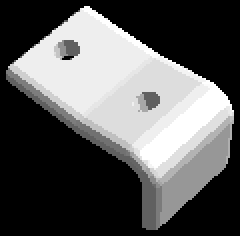
//> input picture GetMask/build/r400num527gamma0.bmp, 120 x 118 px (shown 2 times larger)
$ ./main   (built with g++ and OpenCV 4)
//> lines starting //> are read from the running program, lines starting //| are printed output that depends on the picture; after the words box and inside, x2 and y2 are one past the last pixel; in counts of white or black regions, pixels touching at a corner belong together
#include <iostream>
#include <opencv2/imgproc.hpp>
#include <opencv2/imgcodecs.hpp>
#include <opencv2/highgui/highgui.hpp>
#include <opencv2/photo.hpp>
#include <math.h>

using namespace std;
using namespace cv;
const int PI = 3.1415926;

//去除二值图像边缘的突出部
//uthreshold、vthreshold分别表示突出部的宽度阈值和高度阈值
//type代表突出部的颜色，0表示黑色，1代表白色
void delete_jut(Mat& src, Mat& dst, int uthreshold, int vthreshold, int type)
{
    int threshold;
    src.copyTo(dst);
    int height = dst.rows;
    int width = dst.cols;
    int k;  //用于循环计数传递到外部
    for (int i = 0; i < height - 1; i++)
    {
        uchar* p = dst.ptr<uchar>(i);
        for (int j = 0; j < width - 1; j++)
        {
            if (type == 0)
            {
                //行消除
                if (p[j] == 255 && p[j + 1] == 0)
                {
                    if (j + uthreshold >= width)
                    {
                        for (int k = j + 1; k < width; k++)
                            p[k] = 255;
                    }
                    else
                    {
                        for (k = j + 2; k <= j + uthreshold; k++)
                        {
                            if (p[k] == 255) break;
                        }
                        if (p[k] == 255)
                        {
                            for (int h = j + 1; h < k; h++)
                                p[h] = 255;
                        }
                    }
                }
                //列消除
                if (p[j] == 255 && p[j + width] == 0)
                {
                    if (i + vthreshold >= height)
                    {
                        for (k = j + width; k < j + (height - i)*width; k += width)
                            p[k] = 255;
                    }
                    else
                    {
                        for (k = j + 2 * width; k <= j + vthreshold*width; k += width)
                        {
                            if (p[k] == 255) break;
                        }
                        if (p[k] == 255)
                        {
                            for (int h = j + width; h < k; h += width)
                                p[h] = 255;
                        }
                    }
                }
            }
            else  //type = 1
            {
                //行消除
                if (p[j] == 0 && p[j + 1] == 255)
                {
                    if (j + uthreshold >= width)
                    {
                        for (int k = j + 1; k < width; k++)
                            p[k] = 0;
                    }
                    else
                    {
                        for (k = j + 2; k <= j + uthreshold; k++)
                        {
                            if (p[k] == 0) break;
                        }
                        if (p[k] == 0)
                        {
                            for (int h = j + 1; h < k; h++)
                                p[h] = 0;
                        }
                    }
                }
                //列消除
                if (p[j] == 0 && p[j + width] == 255)
                {
                    if (i + vthreshold >= height)
                    {
                        for (k = j + width; k < j + (height - i)*width; k += width)
                            p[k] = 0;
                    }
                    else
                    {
                        for (k = j + 2 * width; k <= j + vthreshold*width; k += width)
                        {
                            if (p[k] == 0) break;
                        }
                        if (p[k] == 0)
                        {
                            for (int h = j + width; h < k; h += width)
                                p[h] = 0;
                        }
                    }
                }
            }
        }
    }

    blur(src, dst, Size(11, 11));
    for (int i = 0; i < height; i++)
    {
        uchar* p = dst.ptr<uchar>(i);
        for (int j = 0; j < width; j++)
        {
            if (p[j] < 128)
                p[j] = 0;
            else p[j] = 255;
        }
    }
}

Mat maxArea(Mat src)
{
    vector<vector<cv::Point>> contours ;
    vector<vector<cv::Point>> maxContours;
    cv::findContours(src,contours,CV_RETR_EXTERNAL,CV_CHAIN_APPROX_NONE);
    double maxArea = 0;
    vector<cv::Point> maxContour;
    for(size_t i = 0; i < contours.size(); i++)
    {
        double area = cv::contourArea(contours[i]);
        if (area > maxArea)
        {
            maxArea = area;
            maxContour = contours[i];
        }
    }
    maxContours.push_back(maxContour);

    Mat dst = Mat::zeros(src.rows, src.cols, CV_8UC1);
    drawContours(dst, maxContours, 0, Scalar(255), CV_FILLED);

    return dst;

}
int main() {
    string image_name = "r400num527gamma0.bmp";
    string image_name2 = "r400num527gamma0.jpg";
    Mat src, lab, hsv;
    src = imread(image_name);
//> src is the input picture: 118 rows x 120 cols, CV_8UC3; min 0, max 255, mean 91.1
    cvtColor(src, lab, COLOR_BGR2Lab);
//> lab: 118 rows x 120 cols, CV_8UC3; mean of channels 0, 1, 2 92.9, 128, 128
    cvtColor(src, hsv, COLOR_BGR2HSV);
//> hsv: 118 rows x 120 cols, CV_8UC3; mean H, S, V 0, 0, 91.1

    int rows = lab.rows;
//> rows = 118
    int cols = lab.cols;
//> cols = 120

    Mat dst1(rows, cols, CV_8UC1);
    Mat dst2(rows, cols, CV_8UC1);

    for(int i = 0; i < rows; i++) {
        for(int j = 0; j < cols; j++) {
            float L = lab.at<Vec3b>(i, j)[0];
            L = L * 255. / 100.;

            float H = hsv.at<Vec3b>(i, j)[0];
            float S = hsv.at<Vec3b>(i, j)[1];
            float V = hsv.at<Vec3b>(i, j)[2];


// [9 lines of commented-out code are left out]

            dst1.at<uchar>(i, j) = L;
            dst2.at<uchar>(i, j) = V;
        }
    }
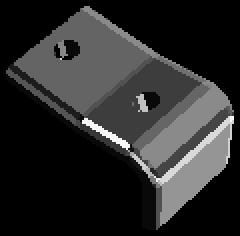
//> dst1: 118 rows x 120 cols, CV_8UC1 (shown 2 times larger); min 0, max 251, mean 43.2

    threshold(dst1, dst1, 0, 255, CV_THRESH_OTSU);
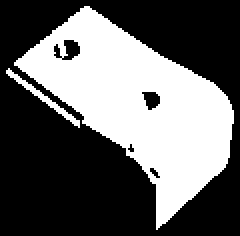
//> dst1: 118 rows x 120 cols, CV_8UC1 (shown 2 times larger); 38.7% white; 2 white regions, box (x1, y1, x2, y2) and area: (7, 3, 117, 115) 5341, (3, 34, 40, 64) 135
    Mat element = getStructuringElement(MORPH_RECT, Size(3, 3));
    Mat out;
    dilate(dst1, dst1, element);
    erode(dst1,dst1, element);
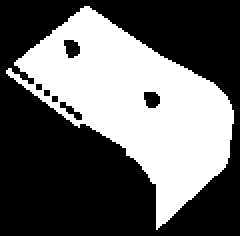
//> dst1: 118 rows x 120 cols, CV_8UC1 (shown 2 times larger); 39.3% white; 1 white region, box (x1, y1, x2, y2) and area: (3, 3, 117, 115) 5559


    threshold(dst2, dst2, 0 , 255, CV_THRESH_OTSU);
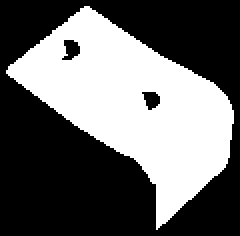
//> dst2: 118 rows x 120 cols, CV_8UC1 (shown 2 times larger); 40.5% white; 1 white region

    dst1 = maxArea(dst1);
//> in maxArea, `cv::findContours(src,contours,CV_RETR_EXTERNAL,CV_CHAIN_APPROX_NONE);`: contours = 1 contour; box (x1, y1, x2, y2) and area: (3, 3, 117, 115) 5572
//> the loop in maxArea, `for(size_t i = 0; i < contours.size(); i++)` made 1 pass
//> (area, maxArea) on pass 1: (5572, 5572)
//> after the loop in maxArea, `for(size_t i = 0; i < contours.size(); i++)`: maxArea = 5572; maxContour = contour of 316 points, box (x1, y1, x2, y2) (3, 3, 117, 115), area 5572
//> in maxArea, `maxContours.push_back(maxContour);`: maxContours has the same summary as contours
//> in maxArea, `drawContours(dst, maxContours, 0, Scalar(255), CV_FILLED);`: dst: 118 rows x 120 cols, CV_8UC1; 40.5% white; 1 white region
    dst2 = maxArea(dst2);
//> in maxArea (call 2), `cv::findContours(src,contours,CV_RETR_EXTERNAL,CV_CHAIN_APPROX_NONE);`: contours = 1 contour; box (x1, y1, x2, y2) and area: (3, 3, 117, 115) 5714
//> the loop in maxArea (call 2), `for(size_t i = 0; i < contours.size(); i++)` made 1 pass
//> (area, maxArea) on pass 1: (5713.5, 5713.5)
//> in maxArea (call 2), `maxContours.push_back(maxContour);`: maxContours has the same summary as contours
//> in maxArea (call 2), `drawContours(dst, maxContours, 0, Scalar(255), CV_FILLED);`: dst: 118 rows x 120 cols, CV_8UC1; 41.4% white; 1 white region, box (x1, y1, x2, y2) and area: (3, 3, 117, 115) 5857


    Mat final1;

    delete_jut(dst1, final1, 3, 3, 1);
//> after the loop in delete_jut, `for (int i = 0; i < height - 1; i++)`:
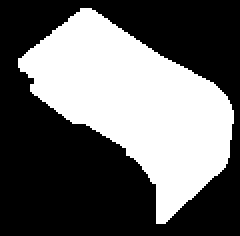
//> dst: 118 rows x 120 cols, CV_8UC1 (shown 2 times larger); 40% white; 1 white region, box (x1, y1, x2, y2) and area: (9, 4, 117, 112) 5669
//> in delete_jut, `blur(src, dst, Size(11, 11));`:
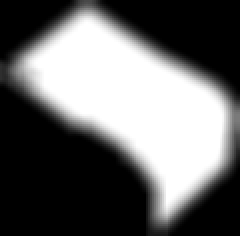
//> dst: 118 rows x 120 cols, CV_8UC1 (shown 2 times larger); min 0, max 255, mean 103.3
//> after the loop in delete_jut, `for (int i = 0; i < height; i++)`:
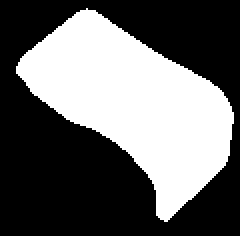
//> dst: 118 rows x 120 cols, CV_8UC1 (shown 2 times larger); 40.1% white; 1 white region, box (x1, y1, x2, y2) and area: (8, 4, 117, 111) 5683

    cvtColor(final1, final1, CV_GRAY2BGR);


    imshow("dst2", dst2);

    imshow("src", src);
    imshow("dst1", dst1);
    imshow("final1", final1);
    imwrite(image_name2, final1);


//    Mat result;
//    illuminationChange(src, final1, result, 0.2, 0.4);
//    imshow("result", result);
    waitKey(0);
    return 0;
}
